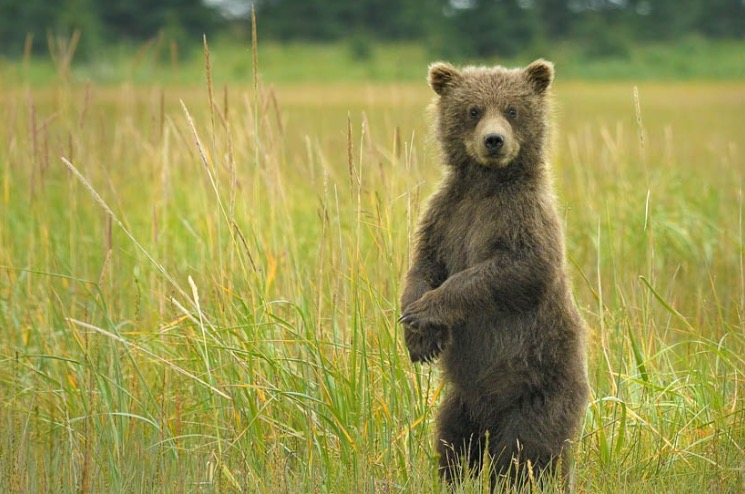
#> input picture images/bear.jpeg, 745 x 494 px; its folder holds 2 pictures in this run
$ python main.py
#> lines starting #> are read from the running program, lines starting #| are printed output that depends on the picture
import cv2
from pathlib import Path

rootDir=Path('images')
resizeDir=Path('resized')
resizePercent=20

def calculateDims(scalePercent, width, height):
  newHeight=int(height*scalePercent/100)
  newWidth=int(width*scalePercent/100)
  return (newWidth, newHeight)

def resize(imagePath, scalePercent, resizedPath):
#> called with imagePath = 'images/bear.jpeg', scalePercent = 20, resizedPath = 'resized/bear.jpeg'
  image=cv2.imread(imagePath)
#> image is the input picture: shape (494, 745, 3); mean B, G, R 77.9, 146.5, 148.2
  print(f'{imagePath}: Original Dimensions: {image.shape}')
#| images/bear.jpeg: Original Dimensions: (494, 745, 3)
  newDims=calculateDims(scalePercent,image.shape[1],image.shape[0])
#> newDims = (149, 98)
  # Note:  image.shape is (h, w, d),
  # but cv2.resize(image, (w, h)) so h and w are swapped!
  resizedImage=cv2.resize(image, newDims )
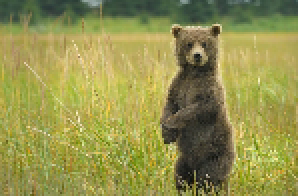
#> resizedImage: shape (98, 149, 3) (shown 2 times larger); mean B, G, R 77.6, 146.2, 147.9
  print(f'{resizedPath}: New Dimensions: {newDims}')
#| resized/bear.jpeg: New Dimensions: (149, 98)
  cv2.imwrite(resizedPath, resizedImage)

filePaths=rootDir.glob("*")

for path in filePaths:
  if path.is_file():
    #print(path,f'{resizeDir}/{path.name}')
    resize(str(path),resizePercent,f'{resizeDir}/{path.name}')
#> pass 2 of the loop `for path in filePaths:`:
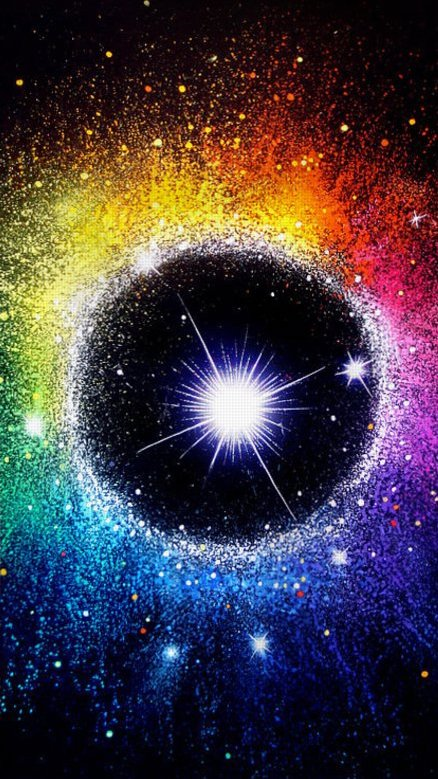
#> input picture images/galaxy.jpeg, 438 x 779 px
#> in resize, image is the input picture: shape (779, 438, 3); mean B, G, R 67.8, 57.1, 65.9
#| images/galaxy.jpeg: Original Dimensions: (779, 438, 3)
#> in resize (call 2), `resizedImage=cv2.resize(image, newDims )`:
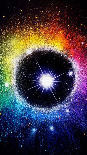
#> resizedImage: shape (155, 87, 3); mean B, G, R 67.8, 57.1, 65.9
#| resized/galaxy.jpeg: New Dimensions: (87, 155)
